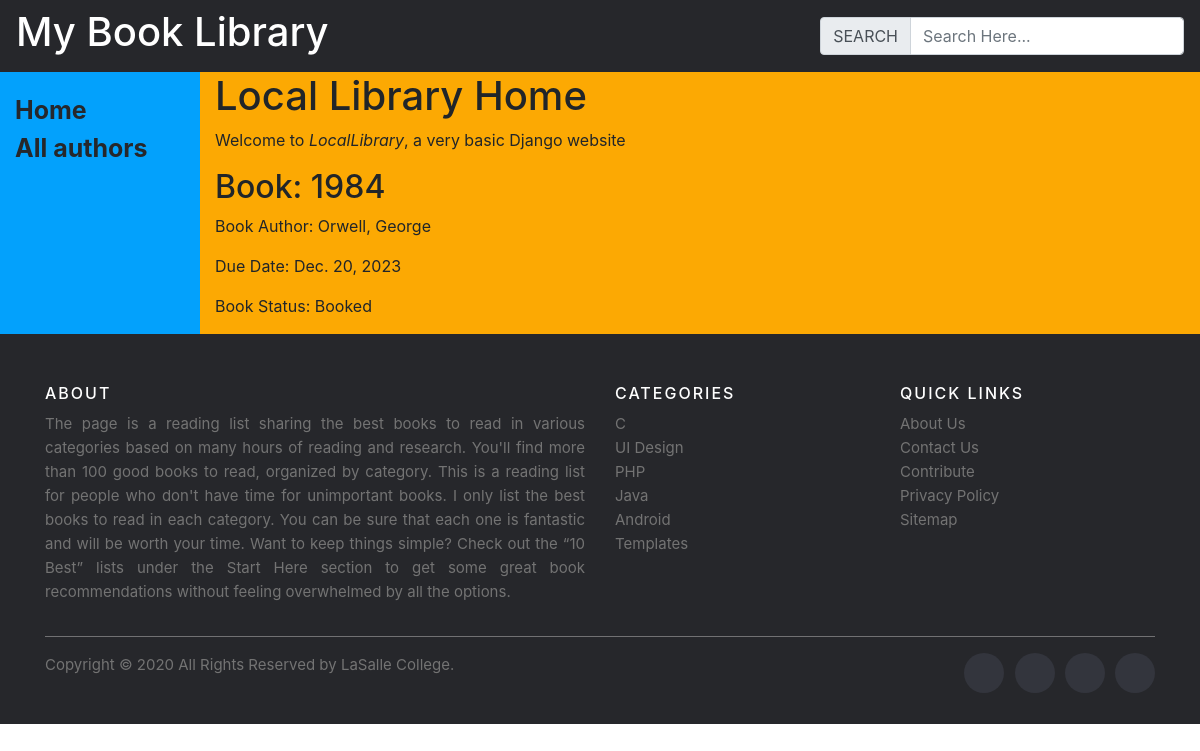
/book/2/, run on the app's committed database.
### mylibrary/models.py (models this page shows, shortened)
class BookInstance(models.Model):
    book = models.ForeignKey(Book, on_delete=models.CASCADE)
    Reserved = "r"
    Booked = "b"
    Available = "a"
    status_choices = [
        (Reserved, "Reserved"),
        (Booked, "Booked"),
        (Available, "Available"),
    ]
    status = models.CharField(max_length=1, choices=status_choices, default=Available)
    due_date = models.DateField(default=timezone.now)

class Book(models.Model):
    title = models.CharField(max_length=200)
    author = models.ForeignKey(Author, on_delete=models.CASCADE)
    summary = models.TextField()
    isbn = models.CharField(max_length=13)
    genre = models.ManyToManyField(Genre)

class Author(models.Model):
    first_name = models.CharField(max_length=200)
    last_name = models.CharField(max_length=200)
    date_of_birth = models.DateField(default=timezone.now)
    def __str__(self):
        return f"{self.last_name}, {self.first_name}"

### mylibrary/views.py (the view)
# urls.py: path("book/<int:received_id>/", views.book_instance, name="book_instance"),
def book_instance(request, received_id):
    return render(request, 'mylibrary/bookInstance.html', {'bookIns': BookInstance.objects.get(id=received_id)})

### mylibrary/templates/mylibrary/bookInstance.html (shortened to what this page needs)
{% extends "mylibrary/base_generic.html" %} {% block content %}
<h1>Local Library Home</h1>
<p>Welcome to <em>LocalLibrary</em>, a very basic Django website</p>
<h2>Book: {{bookIns.book.title}}</h2>
<p>Book Author: {{bookIns.book.author}}</p>
<p>Due Date: {{bookIns.due_date}}</p>
 {% if bookIns.status == 'b'%}
<p>Book Status: Booked</p>
{% endif %}  {% endblock %}

### data on the page
BookInstance: book "1984", book.author "Orwell, George", due_date "Dec. 20, 2023"
